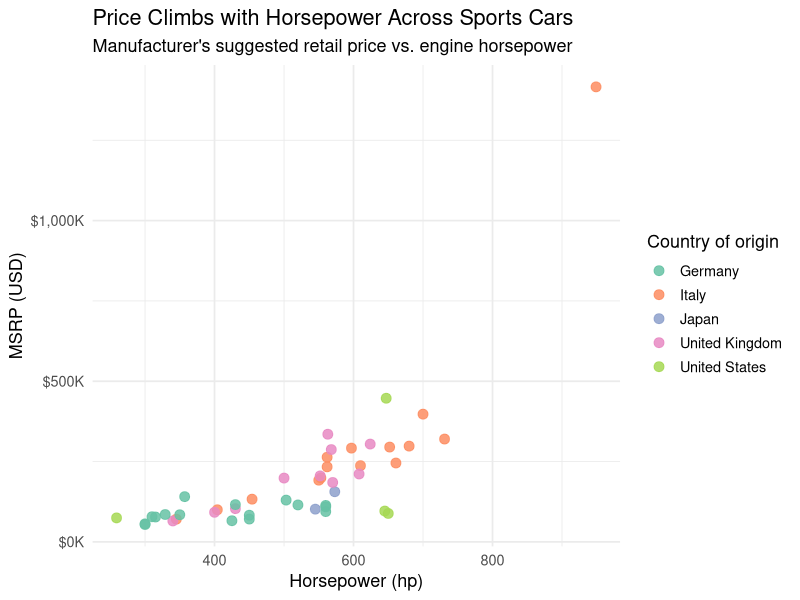

The R source for this figure:
library(ggplot2)
library(readr)

cars <- read_csv("gtcars.csv")

plot <- ggplot(cars, aes(x = hp, y = msrp, color = ctry_origin)) +
  geom_point(size = 3, alpha = 0.85) +
  scale_y_continuous(labels = scales::label_dollar(scale = 1e-3, suffix = "K")) +
  scale_x_continuous(labels = scales::label_comma()) +
  scale_color_brewer(palette = "Set2") +
  labs(
    title = "Price Climbs with Horsepower Across Sports Cars",
    subtitle = "Manufacturer's suggested retail price vs. engine horsepower",
    x = "Horsepower (hp)",
    y = "MSRP (USD)",
    color = "Country of origin"
  ) +
  theme_minimal(base_size = 13) +
  theme(legend.position = "right")

ggsave("plot.png", plot, width = 8, height = 5, dpi = 150)
